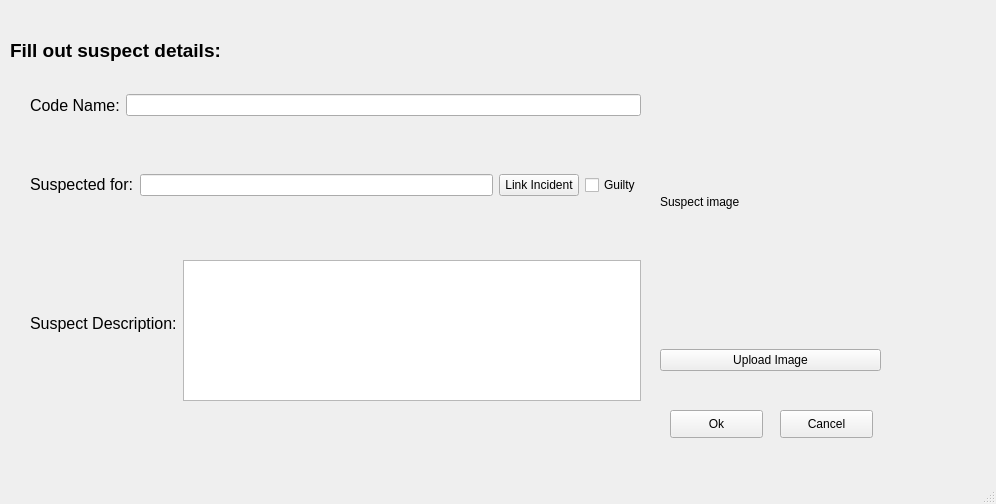
<?xml version="1.0" encoding="UTF-8"?>
<ui version="4.0">
 <class>MainWindow</class>
 <widget class="QMainWindow" name="MainWindow">
  <property name="geometry">
   <rect>
    <x>0</x>
    <y>0</y>
    <width>996</width>
    <height>504</height>
   </rect>
  </property>
  <property name="windowTitle">
   <string>MainWindow</string>
  </property>
  <widget class="QWidget" name="centralwidget">
   <widget class="QLabel" name="label">
    <property name="geometry">
     <rect>
      <x>10</x>
      <y>30</y>
      <width>281</width>
      <height>41</height>
     </rect>
    </property>
    <property name="text">
     <string>&lt;html&gt;&lt;head/&gt;&lt;body&gt;&lt;p&gt;&lt;span style=&quot; font-size:14pt; font-weight:600;&quot;&gt;Fill out suspect details:&lt;/span&gt;&lt;/p&gt;&lt;/body&gt;&lt;/html&gt;</string>
    </property>
   </widget>
   <widget class="QWidget" name="horizontalLayoutWidget">
    <property name="geometry">
     <rect>
      <x>30</x>
      <y>80</y>
      <width>611</width>
      <height>51</height>
     </rect>
    </property>
    <layout class="QHBoxLayout" name="horizontalLayout">
     <item>
      <widget class="QLabel" name="label_2">
       <property name="text">
        <string>&lt;html&gt;&lt;head/&gt;&lt;body&gt;&lt;p&gt;&lt;span style=&quot; font-size:12pt;&quot;&gt;Code Name:&lt;/span&gt;&lt;/p&gt;&lt;/body&gt;&lt;/html&gt;</string>
       </property>
      </widget>
     </item>
     <item>
      <widget class="QLineEdit" name="lineEdit"/>
     </item>
    </layout>
   </widget>
   <widget class="QWidget" name="horizontalLayoutWidget_3">
    <property name="geometry">
     <rect>
      <x>30</x>
      <y>150</y>
      <width>611</width>
      <height>70</height>
     </rect>
    </property>
    <layout class="QHBoxLayout" name="horizontalLayout_3">
     <item>
      <widget class="QLabel" name="label_4">
       <property name="text">
        <string>&lt;html&gt;&lt;head/&gt;&lt;body&gt;&lt;p&gt;&lt;span style=&quot; font-size:12pt;&quot;&gt;Suspected for:&lt;/span&gt;&lt;/p&gt;&lt;/body&gt;&lt;/html&gt;</string>
       </property>
      </widget>
     </item>
     <item>
      <widget class="QLineEdit" name="lineEdit_2"/>
     </item>
     <item>
      <widget class="QPushButton" name="pushButton">
       <property name="text">
        <string>Link Incident</string>
       </property>
      </widget>
     </item>
     <item>
      <widget class="QCheckBox" name="checkBox_2">
       <property name="text">
        <string>Guilty</string>
       </property>
      </widget>
     </item>
    </layout>
   </widget>
   <widget class="QWidget" name="gridLayoutWidget">
    <property name="geometry">
     <rect>
      <x>660</x>
      <y>60</y>
      <width>221</width>
      <height>311</height>
     </rect>
    </property>
    <layout class="QGridLayout" name="gridLayout">
     <item row="0" column="0">
      <widget class="QLabel" name="label_5">
       <property name="text">
        <string>Suspect image</string>
       </property>
       <property name="scaledContents">
        <bool>true</bool>
       </property>
      </widget>
     </item>
     <item row="2" column="0">
      <widget class="QPushButton" name="pushButton_2">
       <property name="text">
        <string>Upload Image</string>
       </property>
      </widget>
     </item>
    </layout>
   </widget>
   <widget class="QPushButton" name="pushButton_4">
    <property name="geometry">
     <rect>
      <x>670</x>
      <y>410</y>
      <width>93</width>
      <height>28</height>
     </rect>
    </property>
    <property name="text">
     <string>Ok</string>
    </property>
   </widget>
   <widget class="QPushButton" name="pushButton_5">
    <property name="geometry">
     <rect>
      <x>780</x>
      <y>410</y>
      <width>93</width>
      <height>28</height>
     </rect>
    </property>
    <property name="text">
     <string>Cancel</string>
    </property>
   </widget>
   <widget class="QWidget" name="horizontalLayoutWidget_2">
    <property name="geometry">
     <rect>
      <x>30</x>
      <y>260</y>
      <width>611</width>
      <height>141</height>
     </rect>
    </property>
    <layout class="QHBoxLayout" name="horizontalLayout_2">
     <item>
      <widget class="QLabel" name="label_3">
       <property name="text">
        <string>&lt;html&gt;&lt;head/&gt;&lt;body&gt;&lt;p&gt;&lt;span style=&quot; font-size:12pt;&quot;&gt;Suspect Description:&lt;/span&gt;&lt;br/&gt;&lt;/p&gt;&lt;/body&gt;&lt;/html&gt;</string>
       </property>
      </widget>
     </item>
     <item>
      <widget class="QTextEdit" name="textEdit"/>
     </item>
    </layout>
   </widget>
  </widget>
  <widget class="QStatusBar" name="statusbar"/>
 </widget>
 <resources/>
 <connections/>
</ui>
